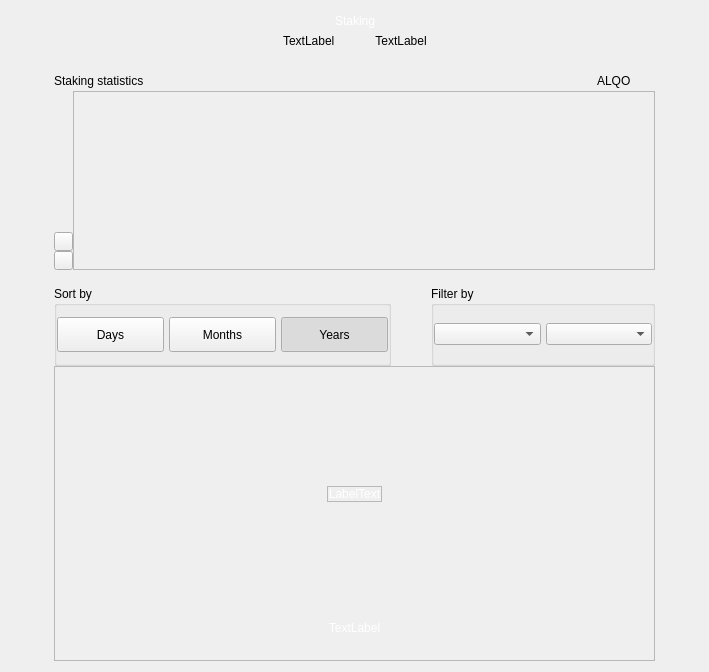
<?xml version="1.0" encoding="UTF-8"?>
<ui version="4.0">
 <class>ChartsWidget</class>
 <widget class="QWidget" name="ChartsWidget">
  <property name="geometry">
   <rect>
    <x>0</x>
    <y>0</y>
    <width>709</width>
    <height>672</height>
   </rect>
  </property>
  <property name="windowTitle">
   <string>Form</string>
  </property>
  <layout class="QVBoxLayout" name="verticalLayout_3">
   <item>
    <layout class="QHBoxLayout" name="horizontalLayout_2">
     <item>
      <spacer name="horizontalSpacer_6">
       <property name="orientation">
        <enum>Qt::Horizontal</enum>
       </property>
       <property name="sizeHint" stdset="0">
        <size>
         <width>40</width>
         <height>20</height>
        </size>
       </property>
      </spacer>
     </item>
     <item>
      <layout class="QVBoxLayout" name="verticalLayout_2" stretch="0,0,0,0,0,0">
       <property name="spacing">
        <number>0</number>
       </property>
       <item>
        <layout class="QHBoxLayout" name="horizontalLayout">
         <item>
          <spacer name="horizontalSpacer_3">
           <property name="orientation">
            <enum>Qt::Horizontal</enum>
           </property>
           <property name="sizeHint" stdset="0">
            <size>
             <width>40</width>
             <height>20</height>
            </size>
           </property>
          </spacer>
         </item>
         <item>
          <widget class="QLabel" name="labelTitle">
           <property name="styleSheet">
            <string notr="true">color: white;</string>
           </property>
           <property name="text">
            <string>Staking</string>
           </property>
          </widget>
         </item>
         <item>
          <spacer name="horizontalSpacer">
           <property name="orientation">
            <enum>Qt::Horizontal</enum>
           </property>
           <property name="sizeHint" stdset="0">
            <size>
             <width>40</width>
             <height>20</height>
            </size>
           </property>
          </spacer>
         </item>
        </layout>
       </item>
       <item>
        <layout class="QHBoxLayout" name="horizontalLayout_5">
         <item>
          <spacer name="horizontalSpacer_11">
           <property name="orientation">
            <enum>Qt::Horizontal</enum>
           </property>
           <property name="sizeHint" stdset="0">
            <size>
             <width>40</width>
             <height>20</height>
            </size>
           </property>
          </spacer>
         </item>
         <item>
          <layout class="QHBoxLayout" name="horizontalLayout_13">
           <item>
            <spacer name="horizontalSpacer_8">
             <property name="orientation">
              <enum>Qt::Horizontal</enum>
             </property>
             <property name="sizeHint" stdset="0">
              <size>
               <width>40</width>
               <height>20</height>
              </size>
             </property>
            </spacer>
           </item>
           <item>
            <widget class="QLabel" name="labelMessage">
             <property name="text">
              <string>TextLabel</string>
             </property>
            </widget>
           </item>
           <item>
            <spacer name="horizontalSpacer_12">
             <property name="orientation">
              <enum>Qt::Horizontal</enum>
             </property>
             <property name="sizeHint" stdset="0">
              <size>
               <width>40</width>
               <height>20</height>
              </size>
             </property>
            </spacer>
           </item>
           <item>
            <widget class="QLabel" name="labelAmountPiv">
             <property name="text">
              <string>TextLabel</string>
             </property>
             <property name="alignment">
              <set>Qt::AlignCenter</set>
             </property>
            </widget>
           </item>
           <item>
            <spacer name="horizontalSpacer_9">
             <property name="orientation">
              <enum>Qt::Horizontal</enum>
             </property>
             <property name="sizeHint" stdset="0">
              <size>
               <width>40</width>
               <height>20</height>
              </size>
             </property>
            </spacer>
           </item>
          </layout>
         </item>
         <item>
          <spacer name="horizontalSpacer_10">
           <property name="orientation">
            <enum>Qt::Horizontal</enum>
           </property>
           <property name="sizeHint" stdset="0">
            <size>
             <width>40</width>
             <height>20</height>
            </size>
           </property>
          </spacer>
         </item>
        </layout>
       </item>
       <item>
        <spacer name="verticalSpacer_6">
         <property name="orientation">
          <enum>Qt::Vertical</enum>
         </property>
         <property name="sizeType">
          <enum>QSizePolicy::Fixed</enum>
         </property>
         <property name="sizeHint" stdset="0">
          <size>
           <width>20</width>
           <height>20</height>
          </size>
         </property>
        </spacer>
       </item>
       <item>
        <widget class="QWidget" name="layoutChart" native="true">
         <property name="sizePolicy">
          <sizepolicy hsizetype="Preferred" vsizetype="Preferred">
           <horstretch>0</horstretch>
           <verstretch>0</verstretch>
          </sizepolicy>
         </property>
         <property name="minimumSize">
          <size>
           <width>601</width>
           <height>0</height>
          </size>
         </property>
         <layout class="QVBoxLayout" name="verticalLayout_8" stretch="3,0">
          <property name="spacing">
           <number>16</number>
          </property>
          <property name="leftMargin">
           <number>0</number>
          </property>
          <property name="topMargin">
           <number>0</number>
          </property>
          <property name="rightMargin">
           <number>0</number>
          </property>
          <property name="bottomMargin">
           <number>0</number>
          </property>
          <item>
           <widget class="QWidget" name="verticalWidgetChart" native="true">
            <property name="minimumSize">
             <size>
              <width>0</width>
              <height>190</height>
             </size>
            </property>
            <property name="maximumSize">
             <size>
              <width>16777215</width>
              <height>16777215</height>
             </size>
            </property>
            <layout class="QVBoxLayout" name="verticalLayout_4" stretch="1,5">
             <property name="spacing">
              <number>0</number>
             </property>
             <property name="leftMargin">
              <number>0</number>
             </property>
             <property name="topMargin">
              <number>0</number>
             </property>
             <property name="rightMargin">
              <number>0</number>
             </property>
             <property name="bottomMargin">
              <number>0</number>
             </property>
             <item>
              <layout class="QHBoxLayout" name="horizontalLayout_4">
               <item>
                <widget class="QLabel" name="labelChart">
                 <property name="text">
                  <string>Staking statistics</string>
                 </property>
                </widget>
               </item>
               <item>
                <spacer name="horizontalSpacer_4">
                 <property name="orientation">
                  <enum>Qt::Horizontal</enum>
                 </property>
                 <property name="sizeHint" stdset="0">
                  <size>
                   <width>40</width>
                   <height>20</height>
                  </size>
                 </property>
                </spacer>
               </item>
               <item>
                <widget class="QLabel" name="labelSquarePiv">
                 <property name="minimumSize">
                  <size>
                   <width>14</width>
                   <height>14</height>
                  </size>
                 </property>
                 <property name="maximumSize">
                  <size>
                   <width>14</width>
                   <height>14</height>
                  </size>
                 </property>
                 <property name="text">
                  <string/>
                 </property>
                </widget>
               </item>
               <item>
                <widget class="QLabel" name="labelPiv">
                 <property name="text">
                  <string>ALQO</string>
                 </property>
                </widget>
               </item>
               <item>
                <spacer name="horizontalSpacer_5">
                 <property name="orientation">
                  <enum>Qt::Horizontal</enum>
                 </property>
                 <property name="sizeType">
                  <enum>QSizePolicy::Fixed</enum>
                 </property>
                 <property name="sizeHint" stdset="0">
                  <size>
                   <width>10</width>
                   <height>20</height>
                  </size>
                 </property>
                </spacer>
               </item>
               <item>
                <widget class="QLabel" name="labelSquarezPiv">
                 <property name="minimumSize">
                  <size>
                   <width>14</width>
                   <height>14</height>
                  </size>
                 </property>
                 <property name="maximumSize">
                  <size>
                   <width>14</width>
                   <height>14</height>
                  </size>
                 </property>
                 <property name="text">
                  <string/>
                 </property>
                </widget>
               </item>
              </layout>
             </item>
             <item>
              <widget class="QWidget" name="chartContainer2" native="true">
               <property name="minimumSize">
                <size>
                 <width>0</width>
                 <height>150</height>
                </size>
               </property>
               <property name="styleSheet">
                <string notr="true">#chartContainer{padding:0px; margin:0px;}</string>
               </property>
               <layout class="QHBoxLayout" name="horizontalLayout_11">
                <property name="spacing">
                 <number>0</number>
                </property>
                <property name="leftMargin">
                 <number>0</number>
                </property>
                <property name="topMargin">
                 <number>0</number>
                </property>
                <property name="rightMargin">
                 <number>0</number>
                </property>
                <property name="bottomMargin">
                 <number>0</number>
                </property>
                <item>
                 <widget class="QWidget" name="containerChartArrow" native="true">
                  <property name="sizePolicy">
                   <sizepolicy hsizetype="Fixed" vsizetype="Preferred">
                    <horstretch>0</horstretch>
                    <verstretch>0</verstretch>
                   </sizepolicy>
                  </property>
                  <property name="minimumSize">
                   <size>
                    <width>19</width>
                    <height>0</height>
                   </size>
                  </property>
                  <property name="maximumSize">
                   <size>
                    <width>19</width>
                    <height>16777215</height>
                   </size>
                  </property>
                  <property name="styleSheet">
                   <string notr="true">#widget{
	padding:0px;
	margin:0px;
}</string>
                  </property>
                  <layout class="QVBoxLayout" name="verticalLayout_10">
                   <property name="spacing">
                    <number>0</number>
                   </property>
                   <property name="leftMargin">
                    <number>0</number>
                   </property>
                   <property name="rightMargin">
                    <number>0</number>
                   </property>
                   <property name="bottomMargin">
                    <number>0</number>
                   </property>
                   <item>
                    <spacer name="verticalSpacer_3">
                     <property name="orientation">
                      <enum>Qt::Vertical</enum>
                     </property>
                     <property name="sizeHint" stdset="0">
                      <size>
                       <width>20</width>
                       <height>127</height>
                      </size>
                     </property>
                    </spacer>
                   </item>
                   <item alignment="Qt::AlignVCenter">
                    <widget class="QWidget" name="containerArrows" native="true">
                     <layout class="QVBoxLayout" name="horizontalLayout_6" stretch="0,0">
                      <property name="spacing">
                       <number>0</number>
                      </property>
                      <property name="leftMargin">
                       <number>0</number>
                      </property>
                      <property name="topMargin">
                       <number>0</number>
                      </property>
                      <property name="rightMargin">
                       <number>0</number>
                      </property>
                      <property name="bottomMargin">
                       <number>0</number>
                      </property>
                      <item>
                       <widget class="QPushButton" name="pushButtonChartArrow">
                        <property name="minimumSize">
                         <size>
                          <width>19</width>
                          <height>19</height>
                         </size>
                        </property>
                        <property name="maximumSize">
                         <size>
                          <width>19</width>
                          <height>19</height>
                         </size>
                        </property>
                        <property name="styleSheet">
                         <string notr="true"/>
                        </property>
                        <property name="text">
                         <string/>
                        </property>
                       </widget>
                      </item>
                      <item>
                       <widget class="QPushButton" name="pushButtonChartRight">
                        <property name="minimumSize">
                         <size>
                          <width>19</width>
                          <height>19</height>
                         </size>
                        </property>
                        <property name="maximumSize">
                         <size>
                          <width>19</width>
                          <height>19</height>
                         </size>
                        </property>
                        <property name="styleSheet">
                         <string notr="true"/>
                        </property>
                        <property name="text">
                         <string/>
                        </property>
                       </widget>
                      </item>
                     </layout>
                    </widget>
                   </item>
                  </layout>
                 </widget>
                </item>
                <item>
                 <widget class="QFrame" name="chartContainer">
                  <property name="sizePolicy">
                   <sizepolicy hsizetype="Expanding" vsizetype="Expanding">
                    <horstretch>0</horstretch>
                    <verstretch>0</verstretch>
                   </sizepolicy>
                  </property>
                  <property name="styleSheet">
                   <string notr="true">padding:0px;
margin:0px;</string>
                  </property>
                  <property name="frameShape">
                   <enum>QFrame::StyledPanel</enum>
                  </property>
                  <property name="frameShadow">
                   <enum>QFrame::Raised</enum>
                  </property>
                 </widget>
                </item>
               </layout>
              </widget>
             </item>
            </layout>
           </widget>
          </item>
          <item alignment="Qt::AlignVCenter">
           <widget class="QWidget" name="containerSort" native="true">
            <layout class="QHBoxLayout" name="horizontalLayout_7" stretch="3,0,2">
             <property name="spacing">
              <number>0</number>
             </property>
             <property name="leftMargin">
              <number>0</number>
             </property>
             <property name="topMargin">
              <number>0</number>
             </property>
             <property name="rightMargin">
              <number>0</number>
             </property>
             <property name="bottomMargin">
              <number>0</number>
             </property>
             <item>
              <widget class="QGroupBox" name="groupBoxChart">
               <property name="minimumSize">
                <size>
                 <width>0</width>
                 <height>80</height>
                </size>
               </property>
               <property name="maximumSize">
                <size>
                 <width>16777215</width>
                 <height>80</height>
                </size>
               </property>
               <property name="title">
                <string>Sort by</string>
               </property>
               <layout class="QHBoxLayout" name="horizontalLayout_8">
                <property name="spacing">
                 <number>5</number>
                </property>
                <property name="leftMargin">
                 <number>0</number>
                </property>
                <property name="rightMargin">
                 <number>0</number>
                </property>
                <item>
                 <widget class="QPushButton" name="pushButtonMonth">
                  <property name="minimumSize">
                   <size>
                    <width>50</width>
                    <height>35</height>
                   </size>
                  </property>
                  <property name="maximumSize">
                   <size>
                    <width>16777215</width>
                    <height>16777215</height>
                   </size>
                  </property>
                  <property name="text">
                   <string>Days</string>
                  </property>
                  <property name="checkable">
                   <bool>true</bool>
                  </property>
                  <property name="autoExclusive">
                   <bool>true</bool>
                  </property>
                 </widget>
                </item>
                <item>
                 <widget class="QPushButton" name="pushButtonYear">
                  <property name="minimumSize">
                   <size>
                    <width>50</width>
                    <height>35</height>
                   </size>
                  </property>
                  <property name="maximumSize">
                   <size>
                    <width>16777215</width>
                    <height>16777215</height>
                   </size>
                  </property>
                  <property name="text">
                   <string>Months</string>
                  </property>
                  <property name="checkable">
                   <bool>true</bool>
                  </property>
                  <property name="autoExclusive">
                   <bool>true</bool>
                  </property>
                 </widget>
                </item>
                <item>
                 <widget class="QPushButton" name="pushButtonAll">
                  <property name="sizePolicy">
                   <sizepolicy hsizetype="Preferred" vsizetype="Fixed">
                    <horstretch>0</horstretch>
                    <verstretch>0</verstretch>
                   </sizepolicy>
                  </property>
                  <property name="minimumSize">
                   <size>
                    <width>50</width>
                    <height>35</height>
                   </size>
                  </property>
                  <property name="maximumSize">
                   <size>
                    <width>16777215</width>
                    <height>16777215</height>
                   </size>
                  </property>
                  <property name="text">
                   <string>Years</string>
                  </property>
                  <property name="checkable">
                   <bool>true</bool>
                  </property>
                  <property name="checked">
                   <bool>true</bool>
                  </property>
                  <property name="autoExclusive">
                   <bool>true</bool>
                  </property>
                 </widget>
                </item>
               </layout>
              </widget>
             </item>
             <item>
              <spacer name="horizontalSpacer_14">
               <property name="orientation">
                <enum>Qt::Horizontal</enum>
               </property>
               <property name="sizeHint" stdset="0">
                <size>
                 <width>40</width>
                 <height>20</height>
                </size>
               </property>
              </spacer>
             </item>
             <item>
              <widget class="QGroupBox" name="container_chart_dropboxes">
               <property name="minimumSize">
                <size>
                 <width>55</width>
                 <height>80</height>
                </size>
               </property>
               <property name="maximumSize">
                <size>
                 <width>16777215</width>
                 <height>80</height>
                </size>
               </property>
               <property name="title">
                <string>Filter by</string>
               </property>
               <layout class="QHBoxLayout" name="horizontalLayout_9" stretch="1,1">
                <property name="spacing">
                 <number>5</number>
                </property>
                <property name="leftMargin">
                 <number>0</number>
                </property>
                <property name="topMargin">
                 <number>0</number>
                </property>
                <property name="rightMargin">
                 <number>0</number>
                </property>
                <property name="bottomMargin">
                 <number>0</number>
                </property>
                <item>
                 <widget class="QWidget" name="containerBoxMonths" native="true">
                  <property name="minimumSize">
                   <size>
                    <width>55</width>
                    <height>0</height>
                   </size>
                  </property>
                  <layout class="QHBoxLayout" name="horizontalLayout_10">
                   <property name="spacing">
                    <number>0</number>
                   </property>
                   <property name="leftMargin">
                    <number>0</number>
                   </property>
                   <property name="topMargin">
                    <number>0</number>
                   </property>
                   <property name="rightMargin">
                    <number>0</number>
                   </property>
                   <property name="bottomMargin">
                    <number>0</number>
                   </property>
                   <item>
                    <widget class="QComboBox" name="comboBoxMonths">
                     <property name="minimumSize">
                      <size>
                       <width>55</width>
                       <height>0</height>
                      </size>
                     </property>
                    </widget>
                   </item>
                  </layout>
                 </widget>
                </item>
                <item>
                 <widget class="QWidget" name="containerBoxYears" native="true">
                  <property name="sizePolicy">
                   <sizepolicy hsizetype="Preferred" vsizetype="Preferred">
                    <horstretch>0</horstretch>
                    <verstretch>0</verstretch>
                   </sizepolicy>
                  </property>
                  <property name="minimumSize">
                   <size>
                    <width>50</width>
                    <height>0</height>
                   </size>
                  </property>
                  <layout class="QHBoxLayout" name="horizontalLayout_12">
                   <property name="spacing">
                    <number>0</number>
                   </property>
                   <property name="leftMargin">
                    <number>0</number>
                   </property>
                   <property name="topMargin">
                    <number>0</number>
                   </property>
                   <property name="rightMargin">
                    <number>0</number>
                   </property>
                   <property name="bottomMargin">
                    <number>0</number>
                   </property>
                   <item>
                    <widget class="QComboBox" name="comboBoxYears">
                     <property name="minimumSize">
                      <size>
                       <width>40</width>
                       <height>0</height>
                      </size>
                     </property>
                    </widget>
                   </item>
                  </layout>
                 </widget>
                </item>
               </layout>
              </widget>
             </item>
            </layout>
           </widget>
          </item>
         </layout>
        </widget>
       </item>
       <item>
        <widget class="QFrame" name="emptyContainerChart">
         <property name="minimumSize">
          <size>
           <width>0</width>
           <height>100</height>
          </size>
         </property>
         <property name="frameShape">
          <enum>QFrame::StyledPanel</enum>
         </property>
         <property name="frameShadow">
          <enum>QFrame::Raised</enum>
         </property>
         <layout class="QVBoxLayout" name="verticalLayout_71" stretch="8,0">
          <property name="spacing">
           <number>0</number>
          </property>
          <property name="leftMargin">
           <number>0</number>
          </property>
          <property name="topMargin">
           <number>0</number>
          </property>
          <property name="rightMargin">
           <number>0</number>
          </property>
          <property name="bottomMargin">
           <number>25</number>
          </property>
          <item alignment="Qt::AlignHCenter|Qt::AlignVCenter">
           <widget class="QFrame" name="emptyScreen1">
            <property name="sizePolicy">
             <sizepolicy hsizetype="Expanding" vsizetype="Expanding">
              <horstretch>0</horstretch>
              <verstretch>0</verstretch>
             </sizepolicy>
            </property>
            <property name="frameShape">
             <enum>QFrame::StyledPanel</enum>
            </property>
            <property name="frameShadow">
             <enum>QFrame::Raised</enum>
            </property>
            <layout class="QVBoxLayout" name="verticalLayout">
             <property name="spacing">
              <number>30</number>
             </property>
             <property name="leftMargin">
              <number>0</number>
             </property>
             <property name="topMargin">
              <number>0</number>
             </property>
             <property name="rightMargin">
              <number>0</number>
             </property>
             <property name="bottomMargin">
              <number>0</number>
             </property>
             <item alignment="Qt::AlignHCenter|Qt::AlignVCenter">
              <widget class="QLabel" name="labelEmptyChart">
               <property name="sizePolicy">
                <sizepolicy hsizetype="Preferred" vsizetype="Expanding">
                 <horstretch>0</horstretch>
                 <verstretch>0</verstretch>
                </sizepolicy>
               </property>
               <property name="styleSheet">
                <string notr="true">color:white;</string>
               </property>
               <property name="text">
                <string>LabelText</string>
               </property>
               <property name="alignment">
                <set>Qt::AlignCenter</set>
               </property>
              </widget>
             </item>
            </layout>
           </widget>
          </item>
          <item>
           <widget class="QLabel" name="labelMessageEmpty">
            <property name="styleSheet">
             <string notr="true">#labelMessageEmpty {padding-left:30px; padding-right:30px; color:white;}</string>
            </property>
            <property name="text">
             <string>TextLabel</string>
            </property>
            <property name="alignment">
             <set>Qt::AlignCenter</set>
            </property>
            <property name="wordWrap">
             <bool>true</bool>
            </property>
           </widget>
          </item>
         </layout>
        </widget>
       </item>
       <item>
        <widget class="QWidget" name="layoutShadow" native="true">
         <layout class="QVBoxLayout" name="verticalLayout_9">
          <property name="spacing">
           <number>0</number>
          </property>
          <property name="leftMargin">
           <number>0</number>
          </property>
          <property name="topMargin">
           <number>0</number>
          </property>
          <property name="rightMargin">
           <number>0</number>
          </property>
          <property name="bottomMargin">
           <number>0</number>
          </property>
         </layout>
        </widget>
       </item>
      </layout>
     </item>
     <item>
      <spacer name="horizontalSpacer_7">
       <property name="orientation">
        <enum>Qt::Horizontal</enum>
       </property>
       <property name="sizeHint" stdset="0">
        <size>
         <width>40</width>
         <height>20</height>
        </size>
       </property>
      </spacer>
     </item>
    </layout>
   </item>
  </layout>
 </widget>
 <resources/>
 <connections/>
</ui>
